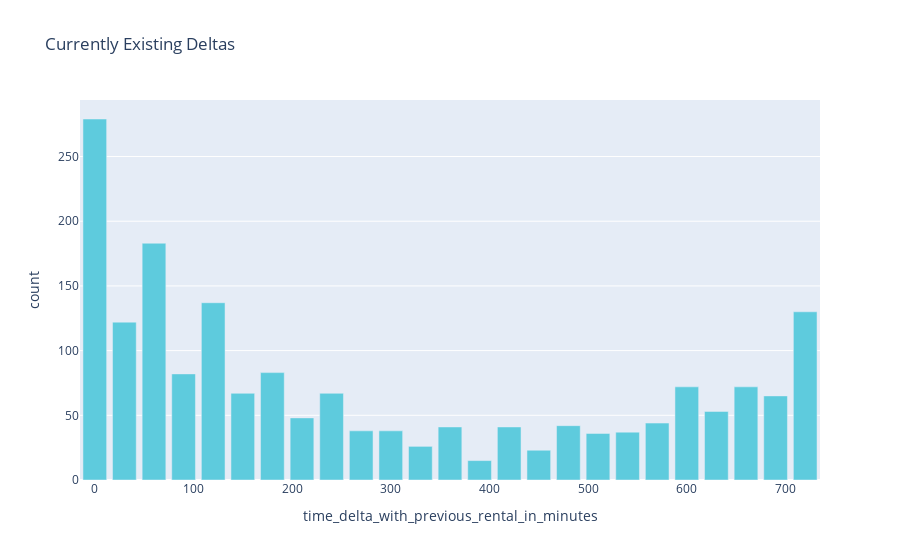

The code cell stored with this chart in its notebook:
### Code cell
for i in range(1, len(df_grouped)):
    df_grouped.loc[i, "cumulated_percentage"] = df_grouped.loc[i, "percentage"] + df_grouped.loc[i-1, "cumulated_percentage"]
fig = px.bar(df_grouped, x="time_delta_with_previous_rental_in_minutes", y="count", title="Currently Existing Deltas")
fig.update_traces(marker_color="#5ecbdd")
fig.show()

### Figure 1 — Plotly figure (JSON) as saved in the notebook; plotly's stock layout.template omitted (floating-point values rounded to 4 significant figures)
{"data": [{"alignmentgroup": "True", "hovertemplate": "time_delta_with_previous_rental_in_minutes=%{x}<br>count=%{y}<extra></extra>", "legendgroup": "", "marker": {"color": "#5ecbdd"}, "name": "", "offsetgroup": "", "orientation": "v", "showlegend": false, "textposition": "auto", "type": "bar", "x": [0, 30, 60, 90, 120, 150, 180, 210, 240, 270, 300, 330, 360, 390, 420, 450, 480, 510, 540, 570, 600, 630, 660, 690, 720], "xaxis": "x", "y": [279, 122, 183, 82, 137, 67, 83, 48, 67, 38, 38, 26, 41, 15, 41, 23, 42, 36, 37, 44, 72, 53, 72, 65, 130], "yaxis": "y"}], "layout": {"barmode": "relative", "legend": {"tracegroupgap": 0}, "title": {"text": "Currently Existing Deltas"}, "xaxis": {"anchor": "y", "domain": [0, 1], "title": {"text": "time_delta_with_previous_rental_in_minutes"}}, "yaxis": {"anchor": "x", "domain": [0, 1], "title": {"text": "count"}}}}
